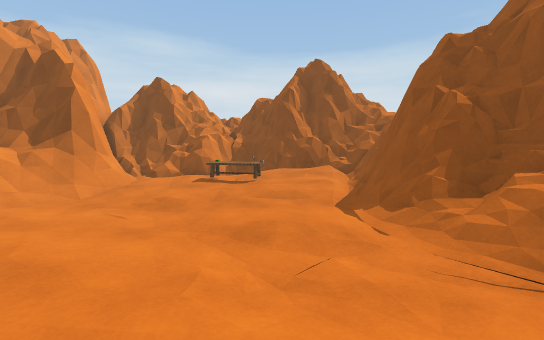
view 1 (above)

13 first-person views from a walk through a scene from a Unity 3-D project. The camera is 1.2 m above the floor, tilts 6° down and sees 90° across. The floor is counted in squares, 1 m on a side. Each view is taken from the middle of a square. On the plan, view 1 faces up. The plan holds only what a view shows up to about 13 squares ahead; the rest is blank. The place goes on beyond the plan. The player is left out. Some surface patterns are stand-ins.

view 2
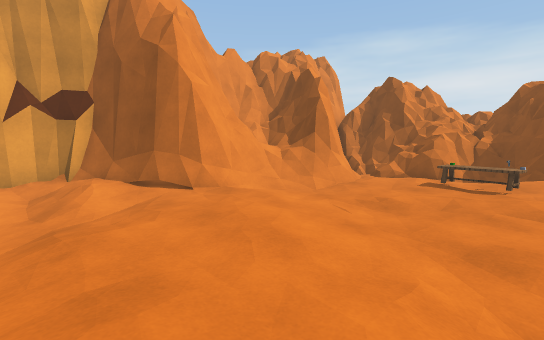

view 3
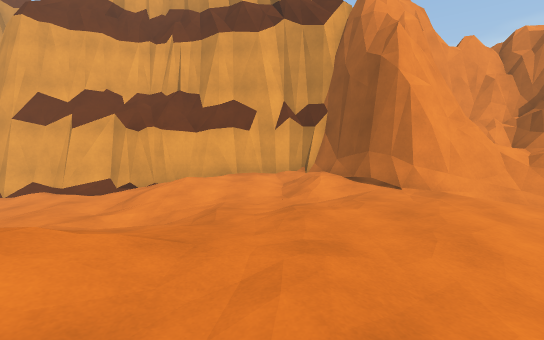

view 4
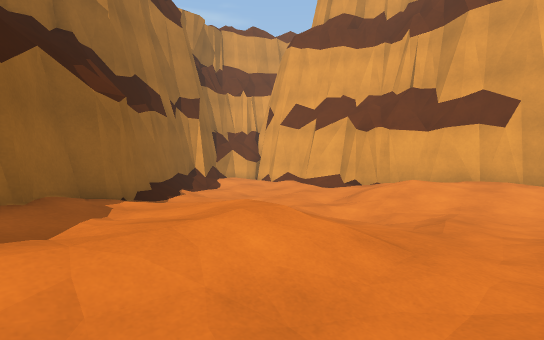

view 5
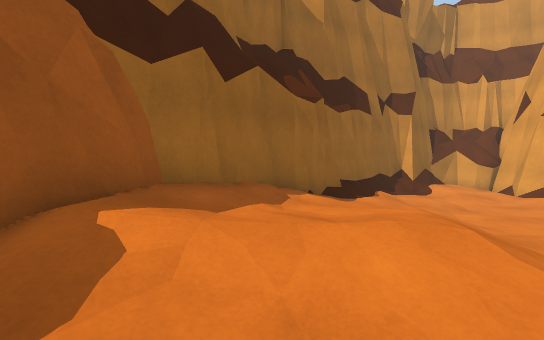

view 6
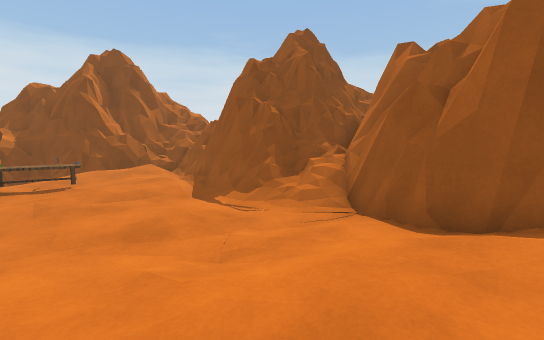

view 7
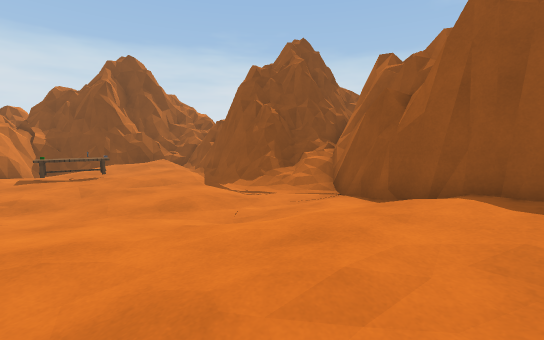

view 8
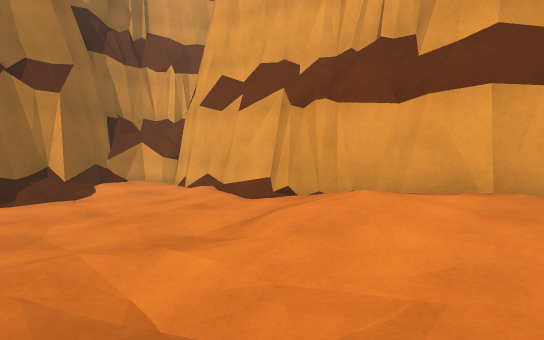

view 9
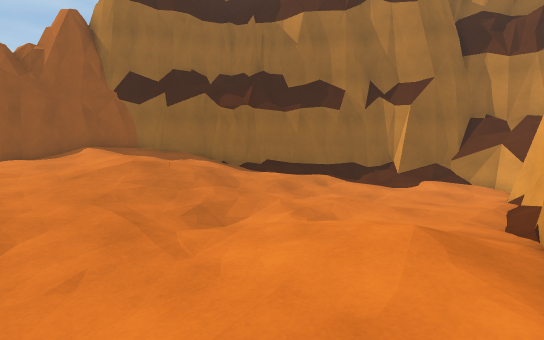

view 10
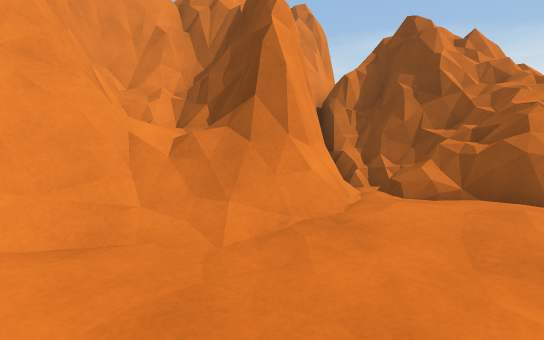

view 11
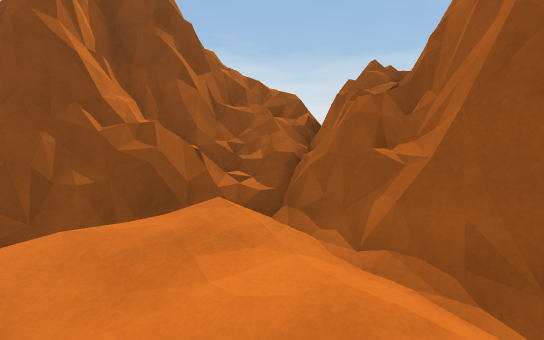

view 12
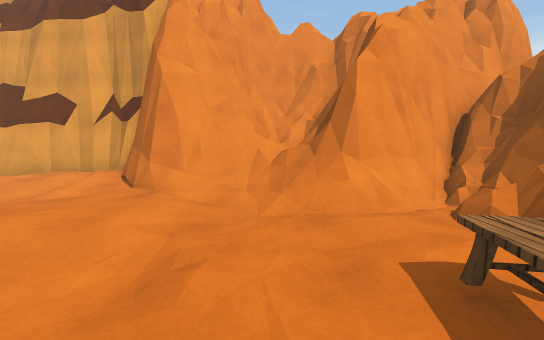

view 13
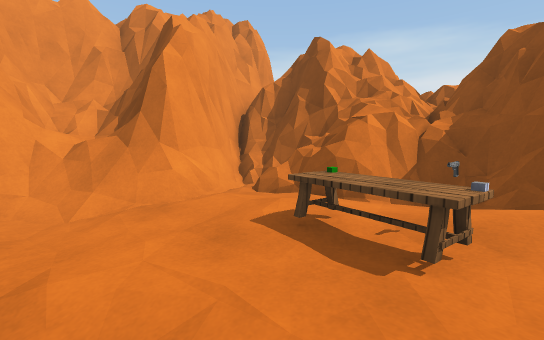

### Floor plan
Key: @ floor where view 1 was taken; # wall or solid block; . main floor; : floor 0.25 m higher than the main floor; - floor 0.25 m lower than the main floor; + floor 0.5 m higher than the main floor; _ floor 0.5 m lower than the main floor; * floor 0.75 m higher than the main floor; < floor 0.75 m lower than the main floor; % floor 1 m higher than the main floor; / step, stairs or slope; = window, fence, low wall or low ledge; ^ raised ledge; O other object.
Columns run from 12 left of view 1 to 7 right of it. Each row starts with its distance up from view 1.
 16           #
 15           ##
 14    #############
 13     ######=/^^###
 12     ###==#.//===###
 11  ^^  ##.:::O:++###
 10  ^=^^##:::OO:+:/##
  9 ^^=====:::::::+###
  8 ^##==//.::::+:/###
  7  ^^###......../###
  6    ##=:......./###^^
  5    ##:::....../====#
  4    ##:::::..../OO###
  3  ###/.:::::..../###
  2 ##+/...:::::/::###
  1 #////..::::+++/##
  0 #...--./::++@++#
 -1 #:..-....:+++**#
 -2 #...--/./:+*///#
 -3 #.:.--/-//**%/##
 -4 #////__///*+*%#
 -5 ##.//__-//++/##
 -6  #-_____-//+/#
 -7  #______../###
 -8  #______/.##
 -9  #___<__//#
-10  #/<<<__/##
-11  #<<_<_/##
-12  #<__//##
-13  #<_/###
-14  #####

Where each view was taken, in squares from view 1:
view 1: 0 up, 0 right, facing up
view 2: 0 up, 0 right, facing up-left
view 3: 0 up, 1 right, facing left
view 4: 0 up, 1 right, facing down-left
view 5: 0 up, 0 right, facing down
view 6: 0 up, 2 left, facing up-right
view 7: 1 down, 3 left, facing up-right
view 8: 1 down, 5 left, facing down-left
view 9: 0 up, 11 left, facing down-right
view 10: 6 up, 3 left, facing up-left
view 11: 8 up, 0 right, facing up-right
view 12: 8 up, 0 right, facing left
view 13: 7 up, 0 right, facing up-left
